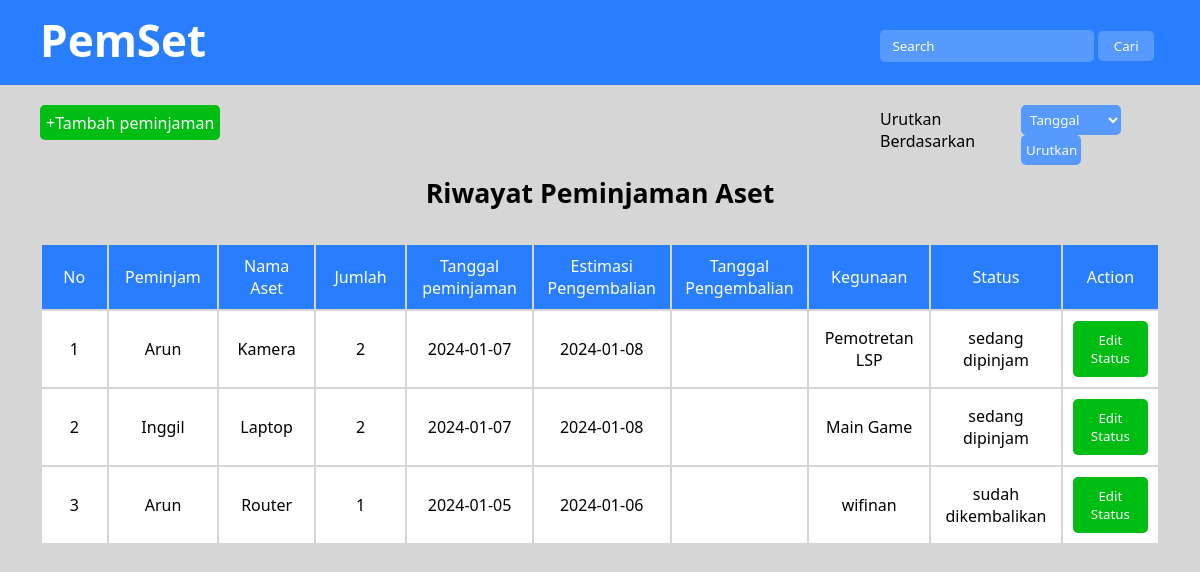
The page / on the database its author committed.
### tables this page shows
CREATE TABLE `transaksi_peminjaman` (
  `id` int(11) NOT NULL,
  `aset_id` int(11) NOT NULL,
  `user_id` int(11) NOT NULL,
  `status_id` int(11) NOT NULL,
  `jml_pinjam` int(11) NOT NULL,
  `tgl_pinjam` date NOT NULL,
  `tgl_rencana_kembali` date NOT NULL,
  `tgl_kembali` date DEFAULT NULL,
  `peruntukkan` varchar(400) NOT NULL
);

CREATE TABLE `users` (
  `id` int(11) NOT NULL,
  `nama` varchar(300) NOT NULL,
  `instansi` varchar(300) NOT NULL,
  `bagian` varchar(300) NOT NULL
);

CREATE TABLE `asets` (
  `id` int(11) NOT NULL,
  `nama_aset` varchar(300) NOT NULL,
  `jml_aset` int(11) NOT NULL,
  `merk` varchar(300) NOT NULL
);

CREATE TABLE `statuses` (
  `id` int(11) NOT NULL,
  `status` varchar(200) NOT NULL
);

### index.php (the view, shortened to what this page needs)
<?php
    include 'koneksi.php';
    $query = "SELECT tp.id, u.nama, a.nama_aset, tp.jml_pinjam, tp.tgl_pinjam, tp.tgl_rencana_kembali, tp.tgl_kembali, tp.peruntukkan, s.status, s.id sts_id
                FROM `transaksi_peminjaman` tp JOIN asets a ON tp.aset_id = a.id JOIN users u ON tp.user_id=u.id JOIN statuses s ON tp.status_id=s.id";
    $sql = mysqli_query($db, $query);
    $peminjaman = mysqli_fetch_all($sql, MYSQLI_ASSOC);
    for ($i=0; $i < count($peminjaman); $i++) {
        $today = date('Y-m-d');
        if ($peminjaman[$i]['tgl_rencana_kembali'] < $today && $peminjaman[$i]['status'] != 'sudah dikembalikan' && $peminjaman[$i]['sts_id'] != 2) {
            $query = "SELECT tp.id, u.nama, a.nama_aset, tp.jml_pinjam, tp.tgl_pinjam, tp.tgl_rencana_kembali, tp.tgl_kembali, tp.peruntukkan, s.status, s.id sts_id
                        FROM `transaksi_peminjaman` tp JOIN asets a ON tp.aset_id = a.id JOIN users u ON tp.user_id=u.id JOIN statuses s ON tp.status_id=s.id";
            $sql = mysqli_query($db, $query);
            $peminjaman = mysqli_fetch_all($sql, MYSQLI_ASSOC);
        }
    }
?>
<!DOCTYPE html>
<html lang="en">
<head>
    <link rel="stylesheet" href="style.css">
</head>
<body>
    <div class="container">
        <header class="header">
            <h1 class="judul">PemSet</h1>
            <form class="search">
                <input placeholder="   Search" type="text">
                <button type="" class="btn">Cari</button>
            </form>
        </header>
        <div class="add">
            <div class="btn-add">
                <a href="form-pinjam.php?sudah"><button class="btn">+Tambah peminjaman</button></a>
            </div>
            <div class="sortir">
                <p>Urutkan Berdasarkan</p>
                <?php
                    if (isset($_POST['sort'])) {
                        $key = $_POST['key'];
                        function sorting(&$arr, $key){
                            $length = count($arr);
                            for ($i=0; $i < $length; $i++) {
                                $swap = false;
                                for ($j=0; $j < $length - $i - 1; $j++) {
                                    if ($arr[$j][$key] > $arr[$j+1][$key]) {
                                        $sementara = $arr[$j];
                                        $arr[$j] = $arr[$j+1];
                                        $arr[$j+1] = $sementara;
                                        $swap = true;
                                    }
                                }
                                if ($swap == false) {
                                    break;
                                }
                            }
                        }
                        sorting($peminjaman, $key); ?>
                        <form action="index.php" method="post" class="">
                            <select class="sort-item" name="key" id="">
                                <option value="tgl_pinjam" <?php echo $key == 'tgl_pinjam' ? 'selected' : '' ?>>Tanggal</option>
                                <option value="jml_pinjam" <?php echo $key == 'jml_pinjam' ? 'selected' : '' ?>>Jumlah</option>
                                <option value="sts_id" <?php echo $key == 'sts_id' ? 'selected' : '' ?>>Status</option>
                            </select>
                            <button class="btn btn-sort" name="sort" value="sort" type="submit">Urutkan</button>
                        </form>
                    <?php }
                    else { ?>
                        <form action="index.php" method="post">
                            <select class="sort-item" name="key" id="">
                                <option value="tgl_pinjam">Tanggal</option>
                            </select>
                            <button class="btn btn-sort" name="sort" value="sort" type="submit">Urutkan</button>
                        </form>
                    <?php }
                ?>
            </div>
        </div>
        <main>
            <h2>Riwayat Peminjaman Aset</h2><br>
            <table>
                <tr>
                    <th>No</th>
                    <th>Peminjam</th>
                    <th>Nama Aset</th>
                    <th>Jumlah</th>
                    <th>Tanggal peminjaman</th>
                    <th>Estimasi Pengembalian</th>
                    <th>Tanggal Pengembalian</th>
                    <th>Kegunaan</th>
                    <th>Status</th>
                    <th>Action</th>
                </tr>
                <?php
                    for ($i=0; $i < count($peminjaman); $i++) {
                        $no=$i+1;
                        echo '
                            <tr>
                                <td>'.$no.'</td>
                                <td>'.$peminjaman[$i]['nama'].'</td>
                                <td>'.$peminjaman[$i]['nama_aset'].'</td>
                                <td>'.$peminjaman[$i]['jml_pinjam'].'</td>
                                <td>'.$peminjaman[$i]['tgl_pinjam'].'</td>
                                <td>'.$peminjaman[$i]['tgl_rencana_kembali'].'</td>
                                <td>'.$peminjaman[$i]['tgl_kembali'].'</td>
                                <td>'.$peminjaman[$i]['peruntukkan'].'</td>
                                <td>'.$peminjaman[$i]['status'].'</td>
                                <td><a href="edit-status.php?id='.$peminjaman[$i]['id'].'"><button class="btn btn-edit" type="button">Edit Status</button></a></td>
                            </tr>
                        ';
                    }
                ?>
            </table>
        </main>
    </div>
</body>
</html>

### style.css (style rules this page uses)
* { margin: 0; font-family: 'Segoe UI', Tahoma, Geneva, Verdana, sans-serif; }
body { background-color: #D6D6D6; }
header { display: flex; background-color: #287EFF; color: #FFFFFF; height: 50px; padding: 10px 40px 25px; }
header h1 { width: 75%; font-size: 33pt; }
header .search { width: 25%; padding-top: 20px; }
header .search input { height: 30px; width: 75%; background-color: #569AFF; border: none; border-radius: 5px; }
header .search button { height: 30px; width: 20%; background-color: #569AFF; color: #FFFFFF; border: none; border-radius: 5px; }
::placeholder { color: #FFFFFF; }
.add { display: flex; padding: 20px 40px 0; }
.add .btn-add { width: 75%; }
.add .btn-add .btn { height: 35px; background-color: #00BD13; border: none; border-radius: 5px; color: #FFFFFF; font-size: 12pt; }
.add .sortir { width: 25%; display: flex; }
.add .sortir p { margin-right: 5px; padding-top: 3px; }
.add .sortir .sort-item { width: 100px; height: 30px; border: 0; border-radius: 5px; padding: 5px; background-color: #569AFF; color: #FFFFFF; }
.add .sortir .btn-sort { width: 60px; height: 30px; border: 0; border-radius: 5px; padding: 5px; background-color: #569AFF; color: #FFFFFF; }
main { padding: 10px 40px; text-align: center; }
main table { margin: auto; border-collapse: collapse; }
main h2 { font-size: 20pt; margin-bottom: 10px; }
main table tr th { background-color: #287EFF; font-weight: 100; border: 2px solid #D6D6D6; color: #FFFFFF; width: 150px; padding: 10px; }
main table tr td { background-color: #FFFFFF; font-weight: 100; border: 2px solid #D6D6D6; color: #000000; width: 150px; padding: 10px; }
main .btn-edit { border: 0; padding: 10px; border-radius: 5px; background-color: #00BD13; color: #FFFFFF; }

### rows shown on the page
transaksi_peminjaman: no "1", user.nama "Arun", aset.nama_aset "Kamera", jml_pinjam "2", tgl_pinjam "2024-01-07", tgl_rencana_kembali "2024-01-08", peruntukkan "Pemotretan LSP", status.status "sedang dipinjam"
transaksi_peminjaman: no "2", user.nama "Inggil", aset.nama_aset "Laptop", jml_pinjam "2", tgl_pinjam "2024-01-07", tgl_rencana_kembali "2024-01-08", peruntukkan "Main Game", status.status "sedang dipinjam"
transaksi_peminjaman: no "3", user.nama "Arun", aset.nama_aset "Router", jml_pinjam "1", tgl_pinjam "2024-01-05", tgl_rencana_kembali "2024-01-06", peruntukkan "wifinan", status.status "sudah dikembalikan"
